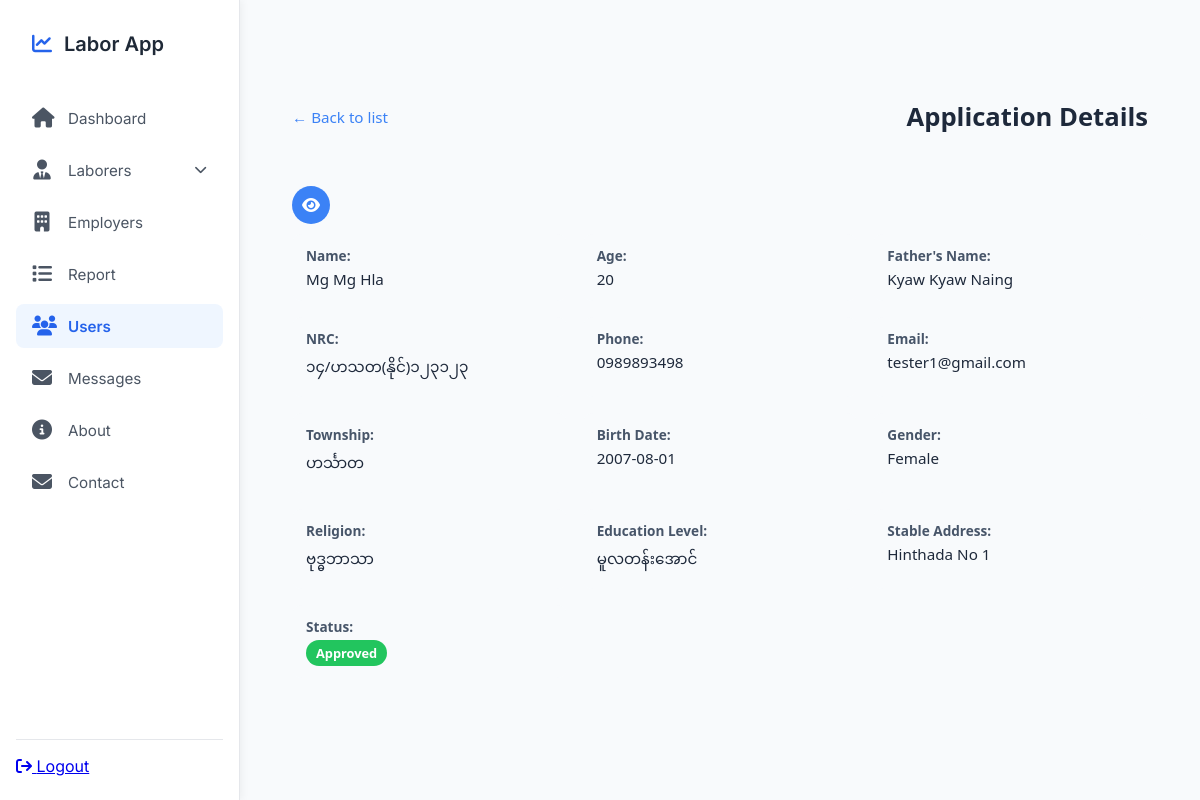
The app's page /admin?vr=users&uid=25&t=ee (signed in) with its own data.
### tables this page shows
CREATE TABLE `applications` (
  `id` int(11) NOT NULL,
  `name` varchar(200) NOT NULL,
  `age` int(11) NOT NULL,
  `fatherName` varchar(200) NOT NULL,
  `nrc` varchar(100) DEFAULT NULL,
  `picture` varchar(100) NOT NULL,
  `phone` varchar(15) NOT NULL,
  `email` varchar(255) DEFAULT NULL,
  `registration_date` datetime NOT NULL DEFAULT current_timestamp(),
  `township` varchar(100) NOT NULL,
  `serial_number` varchar(100) DEFAULT NULL,
  `birth_date` date NOT NULL,
  `gender` enum('Male','Female') NOT NULL,
  `religion` varchar(100) NOT NULL,
  `edu_level` varchar(100) NOT NULL,
  `stable_address` varchar(255) NOT NULL,
  `images` longtext DEFAULT NULL,
  `status` enum('Approved','Pending','Rejected','Resubmitted') NOT NULL DEFAULT 'Pending',
  `message` text DEFAULT NULL,
  `user_id` int(11) NOT NULL,
  `is_resubmit` tinyint(1) NOT NULL DEFAULT 0,
  `updated_at` datetime DEFAULT NULL
);

### admin/views/users/User.php (called while the page is built, shortened)
<?php
class User extends Connection
{
    public function readApplication($u_id)
    {
        $stmt = parent::$connection->prepare("SELECT * FROM applications WHERE user_id = ?");
        $stmt->bind_param("i", $u_id);
        $stmt->execute();
        return $stmt->get_result()->fetch_assoc();
    }
}

### admin/views/users/view.php (the view, shortened to what this page needs)
<?php
$uid = filter_input(INPUT_GET, 'uid');
$type = filter_input(INPUT_GET, 't');
$data = null;
if ($type === 'er') {
    $data = $userModel->readRequestForm($uid);
} elseif ($type === 'ee') {
    $data = $userModel->readApplication($uid);
}
?>
<div class="view-container">
    <div class="header">
        <a href="/labor_application/admin/?vr=users" class="back-link">&larr; Back to list</a>
        <h1>
            <?= $type === 'er' ? 'Employee Request Details' : ($type === 'ee' ? 'Application Details' : 'Details') ?>
        </h1>
    </div>
    <?php
    if ($type === 'er'): ?>
        <a href="/labor_application/admin/?vr=employer&fid=<?= urlencode($data['id']) ?>&fURL=<?= $_SERVER['REQUEST_URI'] ?>"
            class="view-icon">
            <i class="fas fa-eye"></i>
        </a>
        <div class="details-grid">
            <div class="detail-item"><span class="label">Name:</span><span
                    class="value"><?= htmlspecialchars($data['name']) ?></span></div>
            <div class="detail-item"><span class="label">Position:</span><span
                    class="value"><?= htmlspecialchars($data['position']) ?></span></div>
            <div class="detail-item"><span class="label">Status:</span>
                <span
                    class="value status-badge status-<?= strtolower(str_replace(' ', '', $data['status'] == 'Approved' || $data['status'] == 'Finished' ? 'approved' : 'pending')) ?>">
                    <?= htmlspecialchars($data['status']) ?>
                </span>
            </div>
            <div class="detail-item"><span class="label">Department Address:</span><span
                    class="value"><?= htmlspecialchars($data['department_address']) ?></span></div>
            <div class="detail-item"><span class="label">Phone:</span><span
                    class="value"><?= htmlspecialchars($data['phone']) ?></span></div>
            <div class="detail-item"><span class="label">Report Receiver:</span><span
                    class="value"><?= htmlspecialchars($data['report_receiver']) ?></span></div>
        </div>
    <?php elseif ($type === 'ee'): ?>
        <a href="/labor_application/admin/?vr=labors&lid=<?= urlencode($data['id']) ?>&fURL=<?= urlencode($_SERVER['REQUEST_URI']) ?>"
            class="view-icon">
            <i class="fas fa-eye"></i>
        </a>
        <div class="details-grid">
            <div class="detail-item"><span class="label">Name:</span><span
                    class="value"><?= htmlspecialchars($data['name']) ?></span></div>
            <div class="detail-item"><span class="label">Age:</span><span
                    class="value"><?= htmlspecialchars($data['age']) ?></span></div>
            <div class="detail-item"><span class="label">Father's Name:</span><span
                    class="value"><?= htmlspecialchars($data['father_name'] ?? $data['fatherName']) ?></span></div>
            <div class="detail-item"><span class="label">NRC:</span><span
                    class="value"><?= htmlspecialchars($data['nrc']) ?></span></div>
            <div class="detail-item"><span class="label">Phone:</span><span
                    class="value"><?= htmlspecialchars($data['phone']) ?></span></div>
            <div class="detail-item"><span class="label">Email:</span><span
                    class="value"><?= htmlspecialchars($data['email']) ?></span></div>
            <div class="detail-item"><span class="label">Township:</span><span
                    class="value"><?= htmlspecialchars($data['township']) ?></span></div>
            <div class="detail-item"><span class="label">Birth Date:</span><span
                    class="value"><?= htmlspecialchars($data['birth_date']) ?></span></div>
            <div class="detail-item"><span class="label">Gender:</span><span
                    class="value"><?= htmlspecialchars($data['gender']) ?></span></div>
            <div class="detail-item"><span class="label">Religion:</span><span
                    class="value"><?= htmlspecialchars($data['religion']) ?></span></div>
            <div class="detail-item"><span class="label">Education Level:</span><span
                    class="value"><?= htmlspecialchars($data['edu_level']) ?></span></div>
            <div class="detail-item"><span class="label">Stable Address:</span><span
                    class="value"><?= htmlspecialchars($data['stable_address']) ?></span></div>
            <div class="detail-item"><span class="label">Status:</span>
                <span class="value status-badge status-<?= strtolower($data['status']) ?>">
                    <?= htmlspecialchars($data['status']) ?>
                </span>
            </div>
        </div>
    <?php endif; ?>
</div>

### admin/partials/start.php (style rules this page uses)
:root { --bg-color: #f8fafc; --sidebar-bg: #ffffff; --primary-color: #2563eb; --primary-light: #eff6ff; --text-color: #4b5563; --text-hover: #1d4ed8; --border-color: #e5e7eb; --shadow-color: rgba(0, 0, 0, 0.05); --border-radius: 8px; }
* { box-sizing: border-box; }
body { margin: 0; font-family: 'Inter', system-ui, -apple-system, BlinkMacSystemFont, 'Segoe UI', Roboto, Helvetica, Arial, sans-serif, 'Apple Color Emoji', 'Segoe UI Emoji'; background-color: var(--bg-color); color: var(--text-color); display: flex; min-height: 100vh; overflow: hidden; }

### admin/views/users/view.php (style rules this page uses)
.view-container { max-width: 1000px; margin: 30px auto; padding: 20px; font-family: 'Segoe UI', Tahoma, sans-serif; }
.view-container .header { display: flex; align-items: center; justify-content: space-between; margin-bottom: 20px; flex-wrap: wrap; }
.view-container .header h1 { font-size: 1.6rem; font-weight: 700; color: #1e293b; }
.view-container .back-link { text-decoration: none; color: #3b82f6; font-size: 0.95rem; font-weight: 500; transition: color 0.2s ease; }
.details-grid { display: grid; grid-template-columns: repeat(auto-fit, minmax(240px, 1fr)); gap: 16px; margin-top: 10px; }
.detail-item { background: #f8fafc; padding: 12px 14px; border-radius: 10px; display: flex; flex-direction: column; gap: 4px; transition: background 0.2s ease; }
.label { font-size: 0.85rem; font-weight: 600; color: #475569; }
.value { font-size: 0.95rem; color: #1e293b; font-weight: 500; }
.status-badge { width: fit-content; display: inline-block; padding: 4px 10px; border-radius: 999px; font-size: 0.8rem; font-weight: 600; text-transform: capitalize; color: #fff; }
.status-employee, .status-approved { background-color: #22c55e; }
.view-icon { display: inline-flex; align-items: center; justify-content: center; margin-top: 15px; background: #3b82f6; color: white; width: 38px; height: 38px; border-radius: 50%; text-decoration: none; font-size: 1rem; transition: background 0.2s ease; }

### records on screen
applications: name "Mg Mg Hla", age "20", fatherName "Kyaw Kyaw Naing", nrc "၁၄/ဟသတ(နိုင်)၁၂၃၁၂၃", phone "0989893498", email "tester1@gmail.com", township "ဟင်္သာတ", birth_date "2007-08-01", gender "Female", religion "ဗုဒ္ဓဘာသာ", edu_level "မူလတန်းအောင်", stable_address "Hinthada No 1", status "Approved"
